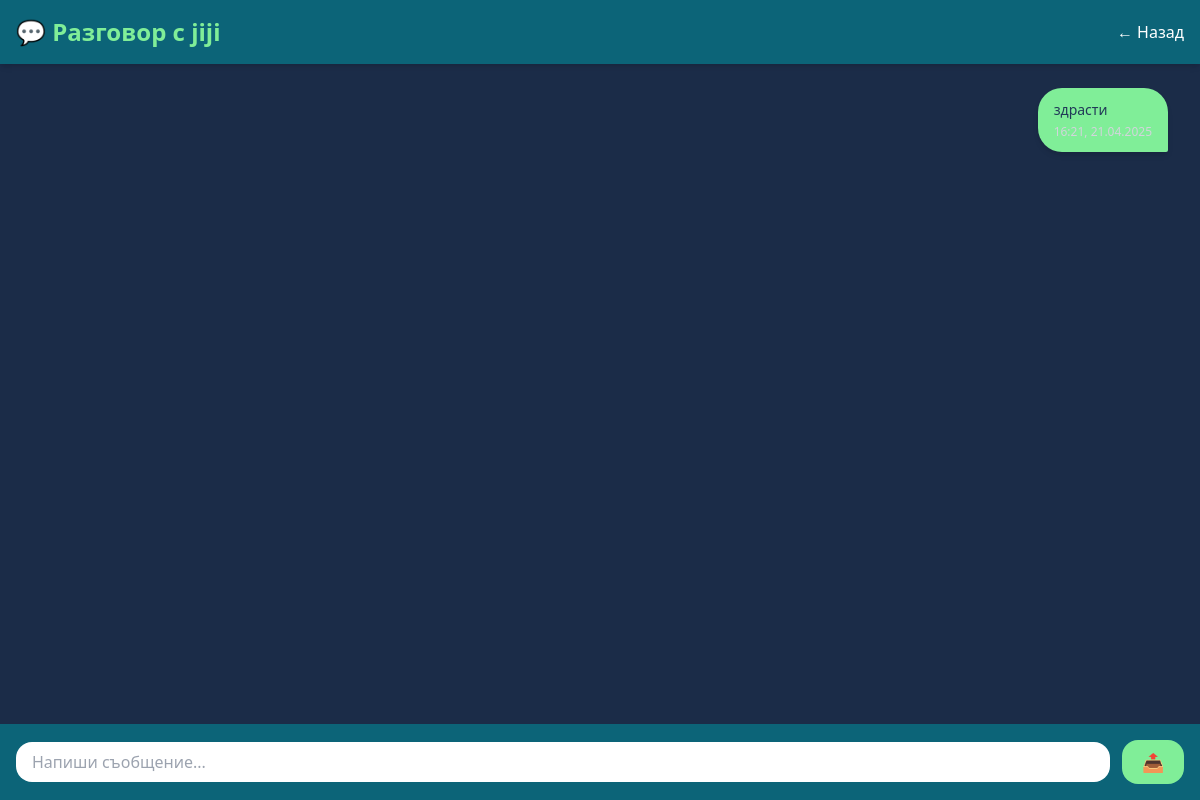
The app's page /chat/4/ (signed in), older data.
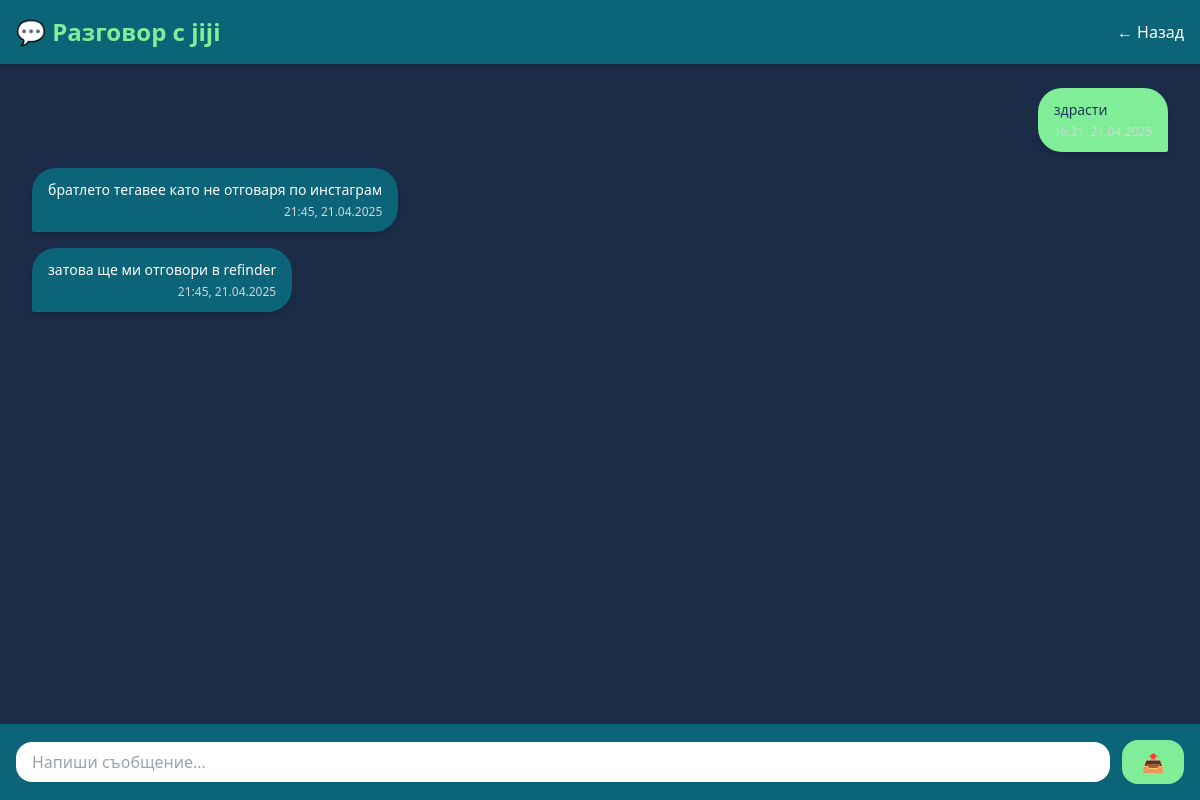
The same page, newer data.
### ReFinds/models.py (models this page shows, shortened)
class Message(models.Model):
    chat = models.ForeignKey(Chat, on_delete=models.CASCADE)
    sender = models.ForeignKey(User, on_delete=models.CASCADE)
    text = models.TextField(blank=True)
    image = models.ImageField(upload_to='chat_images/', blank=True, null=True)
    timestamp = models.DateTimeField(auto_now_add=True)
    reactions = models.JSONField(default=dict)  # {"❤️": 2, "😂": 1}
    timestamp = models.DateTimeField(auto_now_add=True)

### ReFinds/views.py (the view)
# urls.py: path('chat/<int:chat_id>/', views.chat_detail, name='chat_detail'),
@login_required
def chat_detail(request, chat_id):
    chat = get_object_or_404(Chat, id=chat_id)
    if request.user not in chat.participants.all():
        return redirect('home')
    messages_qs = Message.objects.filter(chat=chat).order_by('timestamp')
    other_user = chat.participants.exclude(id=request.user.id).first()
    return render(request, 'chat_detail.html', {
        'chat': chat,
        'messages': messages_qs,
        'other_user': other_user,
    })

### ReFinds/templates/chat_detail.html (shortened to what this page needs)
<!DOCTYPE html>
{% load static %}
<html lang="bg">
<head>
  <script src="https://cdn.tailwindcss.com"></script>
</head>
<body class="bg-[#213A58] text-white min-h-screen flex flex-col">
  <header class="bg-[#0C6478] p-4 shadow-md flex justify-between items-center sticky top-0 z-10">
    <h1 class="text-xl md:text-2xl font-bold text-[#80EE98]">💬 Разговор с {{ other_user.username }}</h1>
    <a href="{% url 'chat_list' %}" class="text-sm md:text-base text-white hover:text-[#80EE98]">← Назад</a>
  </header>
  <div id="chat-box" class="flex-1 overflow-y-auto px-4 sm:px-8 py-6 bg-[#1b2c48] space-y-4">
    {% for msg in messages %}
      <div class="flex {% if msg.sender == request.user %}justify-end{% else %}justify-start{% endif %}">
        <div class="max-w-[80%] sm:max-w-[60%] px-4 py-3 rounded-3xl shadow-md
          {% if msg.sender == request.user %}
            bg-[#80EE98] text-[#213A58] rounded-br-sm
          {% else %}
            bg-[#0C6478] text-white rounded-bl-sm
          {% endif %}">
          <p class="text-sm break-words whitespace-pre-line">{{ msg.text }}</p>
          <p class="text-xs mt-1 text-right text-gray-300">{{ msg.timestamp|date:"H:i, d.m.Y" }}</p>
        </div>
      </div>
    {% empty %}
      <p class="text-center text-gray-400 italic">Няма съобщения.</p>
    {% endfor %}
  </div>
  <form method="POST" action="{% url 'send_message' chat.id %}" class="p-4 bg-[#0C6478] flex gap-3 items-center sticky bottom-0 z-10">
    <input type="text" name="text" placeholder="Напиши съобщение..." required
           class="flex-1 px-4 py-2 rounded-2xl text-[#213A58] bg-white focus:outline-none focus:ring-2 focus:ring-[#80EE98] placeholder:text-gray-400">
    <button type="submit"
            class="bg-[#80EE98] px-5 py-2 rounded-2xl text-[#213A58] font-bold text-lg hover:bg-[#46DFB1] transition-all duration-200">
      📤
    </button>
  </form>
</body>
</html>

Row changes from the older to the newer data that the page shows:
added Message: text "братлето тегавее като не отговаря по инстаграм", timestamp "21:45, 21.04.2025"
added Message: text "затова ще ми отговори в refinder", timestamp "21:45, 21.04.2025"
